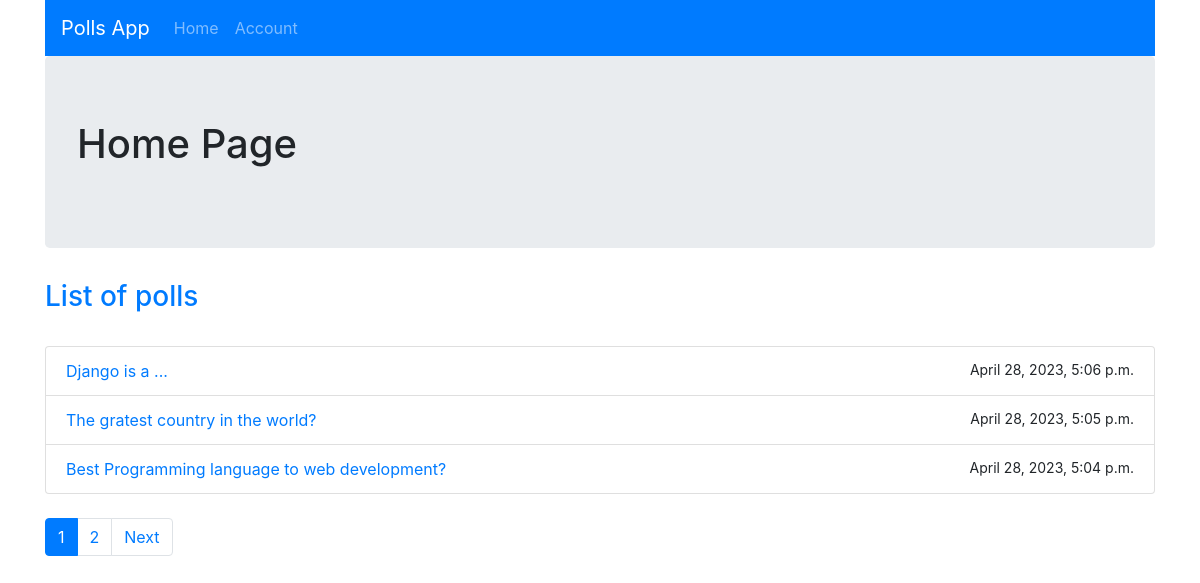
The page / on the database its author committed.
### polls/models.py (models this page shows, shortened)
class Question(models.Model):
    question_text = models.CharField(max_length=200)
    pub_date = models.DateTimeField(auto_now=True)

### polls/views.py (the view)
# urls.py: path('',views.index,name="index"),
def index(request):
    latest_question_list = Question.objects.order_by("-pub_date")
    paginator = Paginator(latest_question_list, 3) # Each page contains 3 items
    page_number = request.GET.get('page')
    page = paginator.get_page(page_number)
    num_pages = paginator.num_pages
    num_pages = [x for x in range(1,num_pages+1)]
    return render(request,"polls/index.html",{'page': page,'page_count':num_pages})

### polls/templates/polls/index.html (shortened to what this page needs)
{% extends "polls/base.html" %}
{% block title_page %}Home Page{% endblock title_page %}
{% block content%}
<div>
    <h3 class="text-primary">List of polls</h3>
</div>
<br>
<ul class="list-group ">
    {% if page %}
    <ul class="list-group">
        {% for q in page %}
        <li class="list-group-item "><a href="{% url 'polls:detail' q.id %}">{{ q.question_text }}</a> <small class="float-right"> {{ q.pub_date }} </small></li>
        {% endfor %}
    </ul>
    {% endif %}
</ul>
<br>
<nav aria-label="Page navigation example">
    <ul class="pagination">
{% for x in page_count %}
        {% if page.number == x %}
        <li class="page-item active"><a class="page-link" href="?page={{x}}">{{x}}</a></li>
        {% endif %}
        {% if page.number != x %}
        <li class="page-item"><a class="page-link" href="?page={{x}}">{{x}}</a></li>
        {% endif %}
{% endfor %}
        {% if page.has_next %}
    <li class="page-item "><a class="page-link" href="?page={{ page.next_page_number }}">Next</a></li>
        {% endif %}
    </ul>
  </nav>
{% endblock content%}

### rows shown on the page
Question: question_text "Django is a ...", pub_date "April 28, 2023, 5:06 p.m."
Question: question_text "The gratest country in the world?", pub_date "April 28, 2023, 5:05 p.m."
Question: question_text "Best Programming language to web development?", pub_date "April 28, 2023, 5:04 p.m."

### other values the page prints
{{ x }} "1"
{{ x }} "2"
